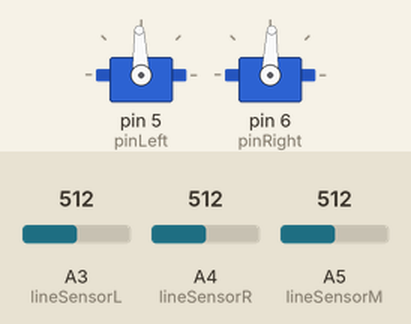
Recording of a sketch running on a simulated Arduino Uno, built with avr-gcc and run on an emulated ATmega328P. Parts: 2 × servo. Inputs (shaded band) come from the test bench; at power-on: A3 (lineSensorL) = 512, A4 (lineSensorR) = 512, A5 (lineSensorM) = 512.

Above: at 1.2 s.
1.3 s: A3 (lineSensorL) set to 390
At 2.5 s:
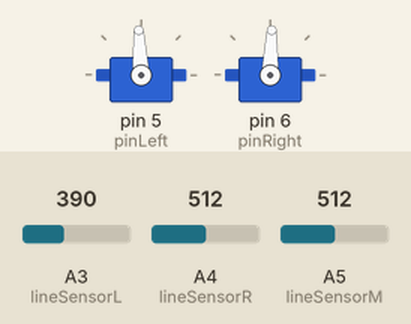
2.8 s: A4 (lineSensorR) set to 390
At 2.92 s:
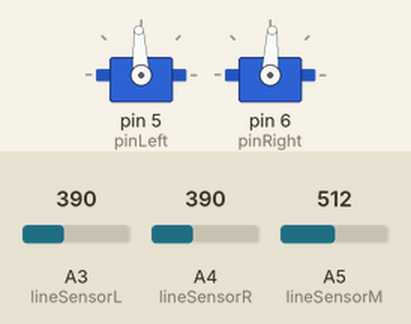
Timing chart, 0 to 5.8 s (numbered marks = the images above; inputs shaded):
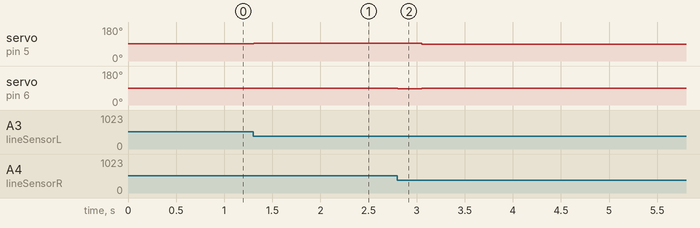

The sketch:

figure_eight_improved.ino
```cpp
/*
  Program that enables robot to move along a straight line.

  The main loop allows the robot to periodically check whether it deviates from
  the course and change its wheels' orientation and speed accordingly, aided by
  the IR sensor data.

  Once activated, the robot will be able to self-correct its trajectory along
  the white line, in real time and without manual interference.

  ---------------------------------------------------------------------------

  White is low, Black is high.
  THRESHOLDS:
  LSL: 400
  LSR: 650
*/

#include <Servo.h>

#define slow_R  88
#define slow_L  92
#define med_R   85
#define med_L   95
#define fast_R  0
#define fast_L  180

#define back_slow_R 92
#define back_slow_L 88
#define back_med_R  95
#define back_med_L  85
#define back_fast_R 180
#define back_fast_L 0

#define left_to  500
#define mid_to   500
#define right_to 500

Servo left;
Servo right;
int pinLeft = 5;
int pinRight = 6;
int lineSensorL = A3;
int lineSensorM = A5;
int lineSensorR = A4;
int LSL;
int LSM;
int LSR;
int intersectFlag = 0;
int turnDirection = 0;  // 0 is left, 1 is right.

void leftForward(int speed) {
  left.write(speed);
}

void rightForward(int speed) {
  right.write(speed);
}

void leftStop() {
  left.write(90);
}

void rightStop() {
  right.write(90);
}

void robotForward() {
  leftForward(slow_L);
  rightForward(slow_R);
}

void robotStop() {
  leftStop();
  rightStop();
  //delay(200);
}

void followLine() {
  checkSensors();
  robotForward();
  if (LSL > left_to && LSR < right_to){//
    right.write(slow_R);//slow down left wheel
  }
  else if (LSL < left_to && LSR > right_to){
    left.write(slow_L);//slow down right wheel
  }
  else robotForward();
}

void pd_followLine() {
  //working slow settings:
  // 0.9, 85 +/- 5


  int KD = 0.9;
  int tempspeed;

  checkSensors();
  // right drifts onto white
  if (LSR < 400){
    int rdiff = (850 - LSL)/850;
    int tempspeed = 87+rdiff*KD*3;
    right.write(tempspeed);
  }
  else if (LSL < 400) {
    int ldiff = (800 - LSL)/800;
    int tempspeed = 93-ldiff*KD*3;
    left.write(tempspeed);
  }
  else{
    leftForward(slow_L);
    rightForward(slow_R);
  }
}

void checkIntersect() {
  if (LSL < left_to && LSR < right_to){
    intersectFlag = 1;
  }
}

void turnLeft() {
    delay(250);
    robotStop();
    rightForward(slow_R);
    leftForward(back_slow_L);
     delay(200);

    int ready = 0;
    while(ready != 2){
      ready += checkLine();
      delay(10);
    }
    intersectFlag = 0;
}

void turnRight() {
    delay(250);
    robotStop();
    leftForward(slow_L);
    rightForward(back_slow_R);
        delay(200);

    int ready = 0;
    while(ready != 2){
      ready += checkLine();
      delay(10);
    }
    intersectFlag = 0;
}

void turn(int direction){
  if (!direction){
    turnLeft();
  }
  else turnRight();
}

int checkLine() {
  checkSensors();
  if (LSL > left_to && LSM <mid_to && LSR > right_to){
    return 1;
  }
  else return 0;
}

void checkSensors () {
  int av_L = 0;
  int av_R = 0;
  int av_M = 0;

  for (int x=0;x<5;x++){
    av_L += analogRead(lineSensorL);
    av_M += analogRead(lineSensorM);
    av_R += analogRead(lineSensorR);
  }

  LSL = av_L/5;
  LSM = av_M/5;
  LSR = av_R/5;
}

void spitprint() {
  int LS1 = analogRead(lineSensorL);
  int LS2 = analogRead(lineSensorM);
  int LS3 = analogRead(lineSensorR);


  // debugging code
  Serial.print(LS1);
  Serial.print(" ");
  Serial.print(LS2);
  Serial.print(" ");
  Serial.println(LS3);

}

void eight() {
  int leftTurns = 0;
  int rightTurns = 0;

  while(1){
    followLine();
    checkIntersect();
    if(intersectFlag){
      turn(turnDirection);
      if(turnDirection == 0 && leftTurns<4){
        leftTurns +=1;
      }
      else if (turnDirection == 1 && rightTurns<4){
        rightTurns +=1;
      }
      if(leftTurns == 4){
        turnDirection = 1;
        leftTurns = 0;
      }
      else if(rightTurns == 4){
        turnDirection = 0;
        rightTurns = 0;
      }
      followLine();
    }
  }
}

void pd_eight() {
  int leftTurns = 0;
  int rightTurns = 0;

  while(1){
    pd_followLine();
    checkIntersect();
    if(intersectFlag){
      turn(turnDirection);
      if(turnDirection == 0 && leftTurns<4){
        leftTurns +=1;
      }
      else if (turnDirection == 1 && rightTurns<4){
        rightTurns +=1;
      }
      if(leftTurns == 4){
        turnDirection = 1;
        leftTurns = 0;
      }
      else if(rightTurns == 4){
        turnDirection = 0;
        rightTurns = 0;
      }
      pd_followLine();
    }
  }
}

void setup() {
  //Pin Setup
  Serial.begin(9600);
  left.attach(pinLeft);
  right.attach(pinRight);

  //Motor Setup
  leftStop();
  rightStop();
  robotForward();
}

void loop() {
  pd_eight();
  //followLine();
  //checkIntersect();
  //if(intersectFlag){
   //turnLeft();
  //}
  //spitprint();
  //pd_followLine();
}
```

Measured:
- after the input at 1.3 s, servo on pin 5 (pinLeft): 92° → 93° at once
- after the input at 2.8 s, servo on pin 5 (pinLeft): 93° → 88° after 0.25 s; servo on pin 6 (pinRight): 88° → 87° at once, → 88° 0.25 s later
